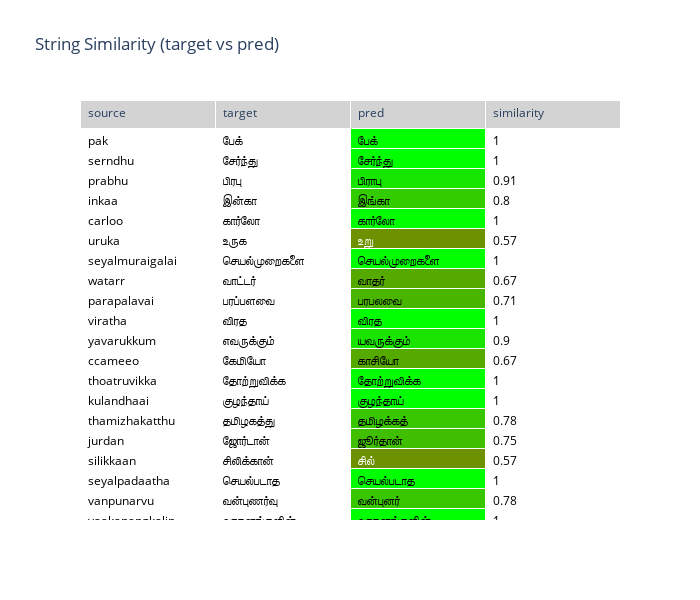

The notebook cell this image was saved under:
### Code cell
import plotly.graph_objects as go
import difflib


def diff_ratio(s1, s2):
    return difflib.SequenceMatcher(None, s1, s2).ratio()

def compute_colors(sim):
    sim = max(0, min(sim, 1.0))
    ratio = sim

    red = int(255 * (1 - ratio))
    green = int(255 * ratio)
    blue = 0

    brightness = (red * 299 + green * 587 + blue * 114) / 1000
    text_color = "black" if brightness > 125 else "white"
    bg_color = f"rgb({red},{green},{blue})"
    return bg_color, text_color

def pred_similarity_plot(df):
    bg_colors = []
    text_colors = []
    df['sim_ratio'] = df.apply(lambda x: diff_ratio(x['target'],x['pred']),axis=1)

    for sim in df["sim_ratio"]:
        bg, text = compute_colors(sim)
        bg_colors.append(bg)
        text_colors.append(text)

    fig = go.Figure(
        data=[
            go.Table(
                header=dict(
                    values=["source", "target", "pred", "similarity"],
                    fill_color="lightgrey",
                    align="left",
                ),
                cells=dict(
                    values=[
                        df["source"],
                        df["target"],
                        df["pred"],
                        df["sim_ratio"].round(2),
                    ],
                    fill_color=[
                        ["white"] * len(df),
                        ["white"] * len(df),
                        bg_colors,
                        ["white"] * len(df),
                    ],
                    font=dict(
                        color=[
                            ["black"] * len(df),
                            ["black"] * len(df),
                            text_colors,
                            ["black"] * len(df),
                        ]
                    ),
                    align="left",
                ),
            )
        ]
    )

    fig.update_layout(title="String Similarity (target vs pred)", width=700, height=600)
    return fig

fig = pred_similarity_plot(pred_df.sample(20))
fig.show()

### Figure 1 — Plotly figure (JSON) as saved in the notebook; plotly's stock layout.template omitted (floating-point values rounded to 4 significant figures)
{"data": [{"cells": {"align": "left", "fill": {"color": [["white", "white", "white", "white", "white", "white", "white", "white", "white", "white", "white", "white", "white", "white", "white", "white", "white", "white", "white", "white"], ["white", "white", "white", "white", "white", "white", "white", "white", "white", "white", "white", "white", "white", "white", "white", "white", "white", "white", "white", "white"], ["rgb(0,255,0)", "rgb(0,255,0)", "rgb(23,231,0)", "rgb(50,204,0)", "rgb(0,255,0)", "rgb(109,145,0)", "rgb(0,255,0)", "rgb(85,170,0)", "rgb(72,182,0)", "rgb(0,255,0)", "rgb(25,229,0)", "rgb(85,170,0)", "rgb(0,255,0)", "rgb(0,255,0)", "rgb(56,198,0)", "rgb(63,191,0)", "rgb(109,145,0)", "rgb(0,255,0)", "rgb(56,198,0)", "rgb(0,255,0)"], ["white", "white", "white", "white", "white", "white", "white", "white", "white", "white", "white", "white", "white", "white", "white", "white", "white", "white", "white", "white"]]}, "font": {"color": [["black", "black", "black", "black", "black", "black", "black", "black", "black", "black", "black", "black", "black", "black", "black", "black", "black", "black", "black", "black"], ["black", "black", "black", "black", "black", "black", "black", "black", "black", "black", "black", "black", "black", "black", "black", "black", "black", "black", "black", "black"], ["black", "black", "black", "black", "black", "white", "black", "black", "black", "black", "black", "black", "black", "black", "black", "black", "white", "black", "black", "black"], ["black", "black", "black", "black", "black", "black", "black", "black", "black", "black", "black", "black", "black", "black", "black", "black", "black", "black", "black", "black"]]}, "values": [["pak", "serndhu", "prabhu", "inkaa", "carloo", "uruka", "seyalmuraigalai", "watarr", "parapalavai", "viratha", "yavarukkum", "ccameeo", "thoatruvikka", "kulandhaai", "thamizhakatthu", "jurdan", "silikkaan", "seyalpadaatha", "vanpunarvu", "vaakanangkalin"], ["பேக்", "சேர்ந்து", "பிரபு", "இன்கா", "கார்லோ", "உருக", "செயல்முறைகளை", "வாட்டர்", "பரப்பளவை", "விரத", "எவருக்கும்", "கேமியோ", "தோற்றுவிக்க", "குழந்தாய்", "தமிழகத்து", "ஜோர்டான்", "சிலிக்கான்", "செயல்படாத", "வன்புணர்வு", "வாகனங்களின்"], ["பேக்", "சேர்ந்து", "பிராபு", "இங்கா", "கார்லோ", "உறு", "செயல்முறைகளை", "வாதர்", "பரபலவை", "விரத", "யவருக்கும்", "காசியோ", "தோற்றுவிக்க", "குழந்தாய்", "தமிழக்கத்", "ஜூர்தான்", "சில்", "செயல்படாத", "வன்புனர்", "வாகனங்களின்"], [1, 1, 0.91, 0.8, 1, 0.57, 1, 0.67, 0.71, 1, 0.9, 0.67, 1, 1, 0.78, 0.75, 0.57, 1, 0.78, 1]]}, "header": {"align": "left", "fill": {"color": "lightgrey"}, "values": ["source", "target", "pred", "similarity"]}, "type": "table"}], "layout": {"height": 600, "title": {"text": "String Similarity (target vs pred)"}, "width": 700}}
